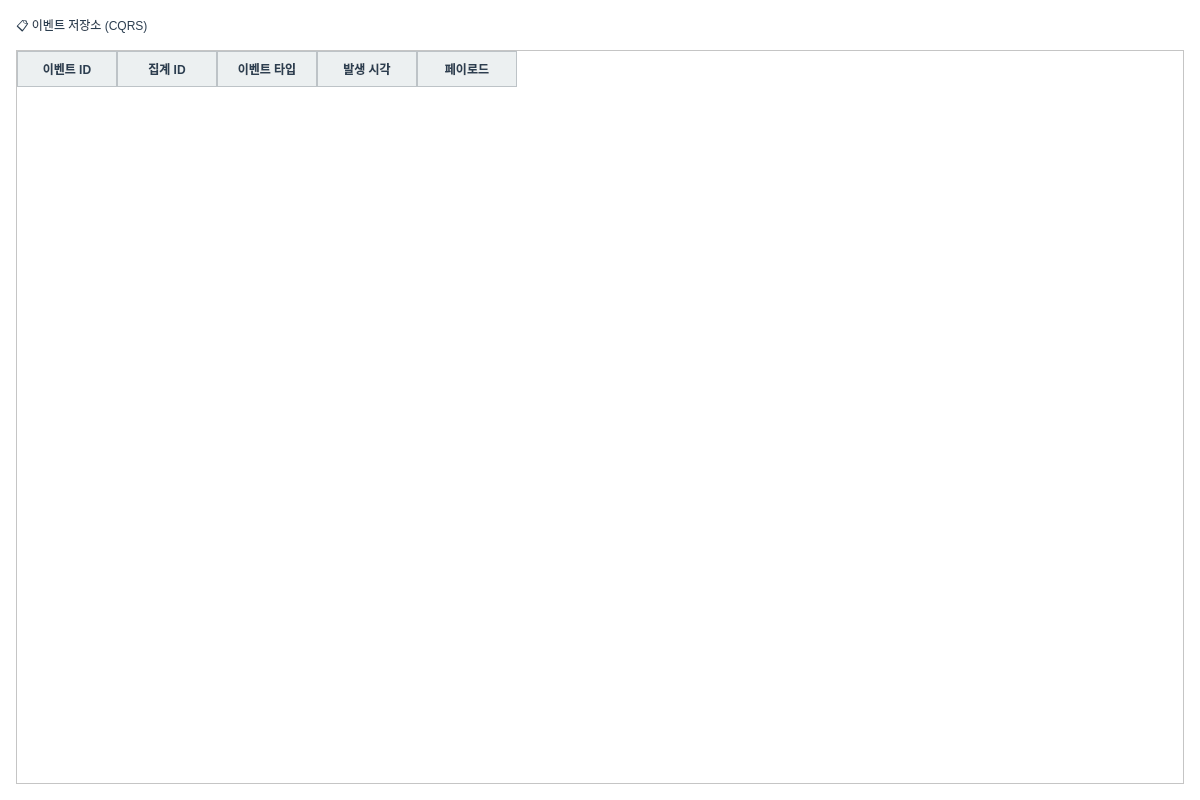
<?xml version="1.0" encoding="UTF-8"?>
<ui version="4.0">
 <class>EventStoreTab</class>
 <widget class="QWidget" name="EventStoreTab">
  <property name="geometry">
   <rect>
    <x>0</x>
    <y>0</y>
    <width>1200</width>
    <height>800</height>
   </rect>
  </property>
  <property name="windowTitle">
   <string>EventStore</string>
  </property>
  <property name="styleSheet">
   <string notr="true">QWidget {
    background-color: #FFFFFF;
    color: #2C3E50;
    font-family: &quot;맑은 고딕&quot;;
    font-size: 9pt;
}

QTabWidget::pane {
    border: 1px solid #BDC3C7;
    background-color: #FFFFFF;
}

QTabBar::tab {
    background-color: #ECF0F1;
    color: #2C3E50;
    padding: 8px 16px;
    margin-right: 2px;
    border: 1px solid #BDC3C7;
    border-bottom: none;
    border-top-left-radius: 4px;
    border-top-right-radius: 4px;
}

QTabBar::tab:selected {
    background-color: #3498DB;
    color: #FFFFFF;
    font-weight: bold;
}

QTabBar::tab:hover {
    background-color: #D5DBDB;
}

QTableWidget {
    gridline-color: #BDC3C7;
    background-color: #FFFFFF;
    alternate-background-color: #F8F9FA;
    selection-background-color: #3498DB;
    selection-color: #FFFFFF;
}

QTableWidget::item {
    padding: 4px;
    border: none;
}

QHeaderView::section {
    background-color: #ECF0F1;
    color: #2C3E50;
    padding: 6px;
    border: 1px solid #BDC3C7;
    font-weight: bold;
}

QLineEdit, QTextEdit, QPlainTextEdit {
    background-color: #FFFFFF;
    border: 1px solid #BDC3C7;
    border-radius: 3px;
    padding: 4px;
    color: #2C3E50;
}

QLineEdit:focus, QTextEdit:focus, QPlainTextEdit:focus {
    border: 2px solid #3498DB;
}

QPushButton {
    background-color: #3498DB;
    color: #FFFFFF;
    border: none;
    border-radius: 4px;
    padding: 6px 12px;
    font-weight: bold;
}

QPushButton:hover {
    background-color: #2980B9;
}

QPushButton:pressed {
    background-color: #1F618D;
}

QPushButton:disabled {
    background-color: #BDC3C7;
    color: #7F8C8D;
}

QLabel {
    color: #2C3E50;
    background-color: transparent;
}

QGroupBox {
    border: 2px solid #BDC3C7;
    border-radius: 5px;
    margin-top: 10px;
    padding-top: 10px;
    background-color: #F8F9FA;
}

QGroupBox::title {
    subcontrol-origin: margin;
    subcontrol-position: top left;
    padding: 0 5px;
    color: #2C3E50;
    font-weight: bold;
}

QProgressBar {
    border: 1px solid #BDC3C7;
    border-radius: 3px;
    text-align: center;
    background-color: #ECF0F1;
}

QProgressBar::chunk {
    background-color: #3498DB;
}</string>
  </property>
  <layout class="QVBoxLayout" name="verticalLayout">
   <property name="spacing">
    <number>12</number>
   </property>
   <property name="leftMargin">
    <number>16</number>
   </property>
   <property name="topMargin">
    <number>16</number>
   </property>
   <property name="rightMargin">
    <number>16</number>
   </property>
   <property name="bottomMargin">
    <number>16</number>
   </property>
   <item>
    <widget class="QLabel" name="lbl_title">
     <property name="text">
      <string>📋 이벤트 저장소 (CQRS)</string>
     </property>
     <property name="styleSheet">
   <string notr="true">QWidget {
    background-color: #FFFFFF;
    color: #2C3E50;
    font-family: &quot;맑은 고딕&quot;;
    font-size: 9pt;
}

QTabWidget::pane {
    border: 1px solid #BDC3C7;
    background-color: #FFFFFF;
}

QTabBar::tab {
    background-color: #ECF0F1;
    color: #2C3E50;
    padding: 8px 16px;
    margin-right: 2px;
    border: 1px solid #BDC3C7;
    border-bottom: none;
    border-top-left-radius: 4px;
    border-top-right-radius: 4px;
}

QTabBar::tab:selected {
    background-color: #3498DB;
    color: #FFFFFF;
    font-weight: bold;
}

QTabBar::tab:hover {
    background-color: #D5DBDB;
}

QTableWidget {
    gridline-color: #BDC3C7;
    background-color: #FFFFFF;
    alternate-background-color: #F8F9FA;
    selection-background-color: #3498DB;
    selection-color: #FFFFFF;
}

QTableWidget::item {
    padding: 4px;
    border: none;
}

QHeaderView::section {
    background-color: #ECF0F1;
    color: #2C3E50;
    padding: 6px;
    border: 1px solid #BDC3C7;
    font-weight: bold;
}

QLineEdit, QTextEdit, QPlainTextEdit {
    background-color: #FFFFFF;
    border: 1px solid #BDC3C7;
    border-radius: 3px;
    padding: 4px;
    color: #2C3E50;
}

QLineEdit:focus, QTextEdit:focus, QPlainTextEdit:focus {
    border: 2px solid #3498DB;
}

QPushButton {
    background-color: #3498DB;
    color: #FFFFFF;
    border: none;
    border-radius: 4px;
    padding: 6px 12px;
    font-weight: bold;
}

QPushButton:hover {
    background-color: #2980B9;
}

QPushButton:pressed {
    background-color: #1F618D;
}

QPushButton:disabled {
    background-color: #BDC3C7;
    color: #7F8C8D;
}

QLabel {
    color: #2C3E50;
    background-color: transparent;
}

QGroupBox {
    border: 2px solid #BDC3C7;
    border-radius: 5px;
    margin-top: 10px;
    padding-top: 10px;
    background-color: #F8F9FA;
}

QGroupBox::title {
    subcontrol-origin: margin;
    subcontrol-position: top left;
    padding: 0 5px;
    color: #2C3E50;
    font-weight: bold;
}

QProgressBar {
    border: 1px solid #BDC3C7;
    border-radius: 3px;
    text-align: center;
    background-color: #ECF0F1;
}

QProgressBar::chunk {
    background-color: #3498DB;
}</string>
  </property>
    </widget>
   </item>
   <item>
    <widget class="QTableWidget" name="table_events">
     <property name="alternatingRowColors">
      <bool>true</bool>
     </property>
     <property name="selectionBehavior">
      <enum>QAbstractItemView::SelectRows</enum>
     </property>
     <column>
      <property name="text">
       <string>이벤트 ID</string>
      </property>
     </column>
     <column>
      <property name="text">
       <string>집계 ID</string>
      </property>
     </column>
     <column>
      <property name="text">
       <string>이벤트 타입</string>
      </property>
     </column>
     <column>
      <property name="text">
       <string>발생 시각</string>
      </property>
     </column>
     <column>
      <property name="text">
       <string>페이로드</string>
      </property>
     </column>
    </widget>
   </item>
  </layout>
 </widget>
 <resources/>
 <connections/>
</ui>
